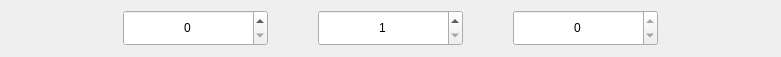
<?xml version="1.0" encoding="UTF-8"?>
<ui version="4.0">
 <class>KiranDatePickerWidget</class>
 <widget class="QWidget" name="KiranDatePickerWidget">
  <property name="geometry">
   <rect>
    <x>0</x>
    <y>0</y>
    <width>781</width>
    <height>57</height>
   </rect>
  </property>
  <property name="windowTitle">
   <string>Form</string>
  </property>
  <layout class="QHBoxLayout" name="horizontalLayout" stretch="3,2,1,2,1,2,3">
   <property name="spacing">
    <number>9</number>
   </property>
   <property name="leftMargin">
    <number>0</number>
   </property>
   <property name="topMargin">
    <number>0</number>
   </property>
   <property name="rightMargin">
    <number>0</number>
   </property>
   <property name="bottomMargin">
    <number>0</number>
   </property>
   <item>
    <spacer name="horizontalSpacer">
     <property name="orientation">
      <enum>Qt::Horizontal</enum>
     </property>
     <property name="sizeHint" stdset="0">
      <size>
       <width>40</width>
       <height>20</height>
      </size>
     </property>
    </spacer>
   </item>
   <item>
    <widget class="YearSpinBox" name="spinbox_year">
     <property name="minimumSize">
      <size>
       <width>145</width>
       <height>36</height>
      </size>
     </property>
     <property name="maximumSize">
      <size>
       <width>16777215</width>
       <height>36</height>
      </size>
     </property>
     <property name="alignment">
      <set>Qt::AlignCenter</set>
     </property>
     <property name="buttonSymbols">
      <enum>QAbstractSpinBox::UpDownArrows</enum>
     </property>
     <property name="suffix">
      <string/>
     </property>
     <property name="maximum">
      <number>9999</number>
     </property>
    </widget>
   </item>
   <item>
    <spacer name="horizontalSpacer_3">
     <property name="orientation">
      <enum>Qt::Horizontal</enum>
     </property>
     <property name="sizeHint" stdset="0">
      <size>
       <width>40</width>
       <height>20</height>
      </size>
     </property>
    </spacer>
   </item>
   <item>
    <widget class="MonthSpinBox" name="spinbox_month">
     <property name="minimumSize">
      <size>
       <width>145</width>
       <height>36</height>
      </size>
     </property>
     <property name="maximumSize">
      <size>
       <width>16777215</width>
       <height>36</height>
      </size>
     </property>
     <property name="alignment">
      <set>Qt::AlignCenter</set>
     </property>
     <property name="suffix">
      <string/>
     </property>
     <property name="prefix">
      <string/>
     </property>
     <property name="minimum">
      <number>1</number>
     </property>
     <property name="maximum">
      <number>12</number>
     </property>
    </widget>
   </item>
   <item>
    <spacer name="horizontalSpacer_4">
     <property name="orientation">
      <enum>Qt::Horizontal</enum>
     </property>
     <property name="sizeHint" stdset="0">
      <size>
       <width>40</width>
       <height>20</height>
      </size>
     </property>
    </spacer>
   </item>
   <item>
    <widget class="DaySpinBox" name="spinbox_day">
     <property name="minimumSize">
      <size>
       <width>145</width>
       <height>36</height>
      </size>
     </property>
     <property name="maximumSize">
      <size>
       <width>16777215</width>
       <height>36</height>
      </size>
     </property>
     <property name="alignment">
      <set>Qt::AlignCenter</set>
     </property>
     <property name="suffix">
      <string/>
     </property>
     <property name="minimum">
      <number>0</number>
     </property>
     <property name="maximum">
      <number>0</number>
     </property>
    </widget>
   </item>
   <item>
    <spacer name="horizontalSpacer_2">
     <property name="orientation">
      <enum>Qt::Horizontal</enum>
     </property>
     <property name="sizeHint" stdset="0">
      <size>
       <width>40</width>
       <height>20</height>
      </size>
     </property>
    </spacer>
   </item>
  </layout>
 </widget>
 <customwidgets>
  <customwidget>
   <class>YearSpinBox</class>
   <extends>QSpinBox</extends>
   <header location="global">date-spinbox.h</header>
  </customwidget>
  <customwidget>
   <class>MonthSpinBox</class>
   <extends>QSpinBox</extends>
   <header location="global">date-spinbox.h</header>
  </customwidget>
  <customwidget>
   <class>DaySpinBox</class>
   <extends>QSpinBox</extends>
   <header location="global">date-spinbox.h</header>
  </customwidget>
 </customwidgets>
 <resources/>
 <connections/>
</ui>
